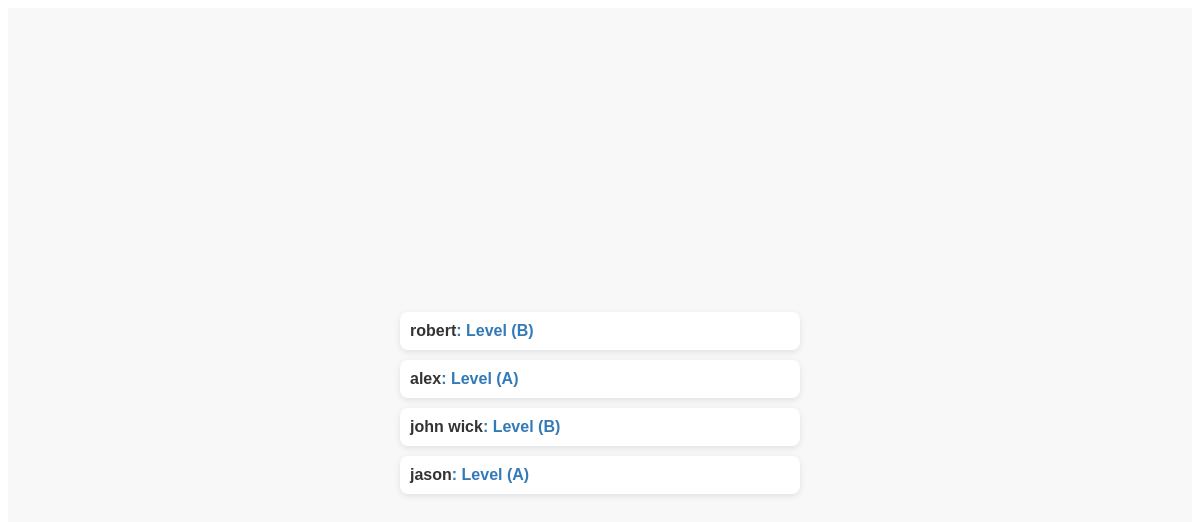
The page /fan_list on the database as committed earlier.
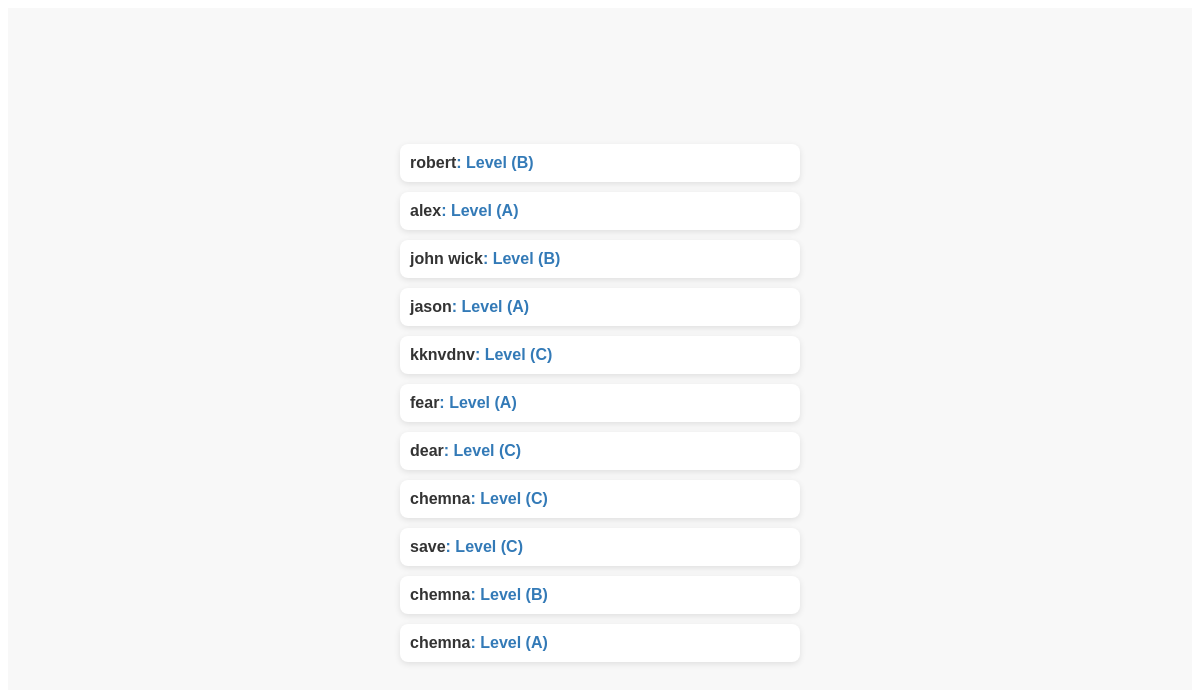
The same page on the database as committed later.
### chemnaFC/models.py (models this page shows, shortened)
class Fans(models.Model):
    fan_picture=models.FileField(upload_to="images", null=True)
    name = models.CharField(max_length=100)
    gender = models.CharField(max_length=1, choices=(('M', 'Male'), ('F', 'Female')))
    fan_level = models.CharField(max_length=1, choices=(('C', "level3"), ('B', "level2"), ('A', "Topfan")))
    email = models.EmailField()
    password = models.CharField(max_length=100)

### chemnaFC/views.py (the view)
# urls.py: path("fan_list",views.FansListView.as_view(), name ="fan_list_page"),
class FansListView(ListView):
    template_name="chemnaFC/fan_list.html"
    model=Fans
    context_object_name= "fan_list"

### chemnaFC/templates/chemnaFC/fan_list.html (shortened to what this page needs)
{% extends "base.html" %}
{% block content %}
<div class="container">
  <ul class="fan-list">
    {% for fan in fan_list %}
    <li class="fan-item">
      <a href="{% url 'single_fan_page' fan.pk %}" class="fan-link">
        <span class="fan-name">{{ fan.name }}</span>: Level ({{ fan.fan_level }})
      </a>
    </li>
    {% endfor %}
  </ul>
</div>
{% endblock %}

### templates/base.html (shortened to what this page needs)
{% load static  %}
<!DOCTYPE html>
<html lang="en">
<head>
</head>
<body>
   {%block content%} {%endblock%}
</body>
</html>

### chemnaFC/templates/chemnaFC/fan_list.html (style rules this page uses)
.container { display: flex; flex-direction: column; align-items: center; justify-content: center; height: 100vh; background-color: #f8f8f8; font-family: Arial, sans-serif; }
.fan-list { list-style: none; padding: 0; margin: 0; width: 400px; }
.fan-item { margin-bottom: 10px; background-color: #fff; border-radius: 8px; padding: 10px; box-shadow: 0 2px 6px rgba(0, 0, 0, 0.1); }
.fan-name { font-weight: bold; color: #333; transition: color 0.2s ease-in-out; }
.fan-link { text-decoration: none; color: #337ab7; font-weight: bold; }

Rows that differ between the two databases and show on the page:
added Fans: name "kknvdnv", fan_level "C"
added Fans: name "fear", fan_level "A"
added Fans: name "dear", fan_level "C"
added Fans: name "chemna", fan_level "C"
added Fans: name "save", fan_level "C"
added Fans: name "chemna", fan_level "B"
added Fans: name "chemna", fan_level "A"
